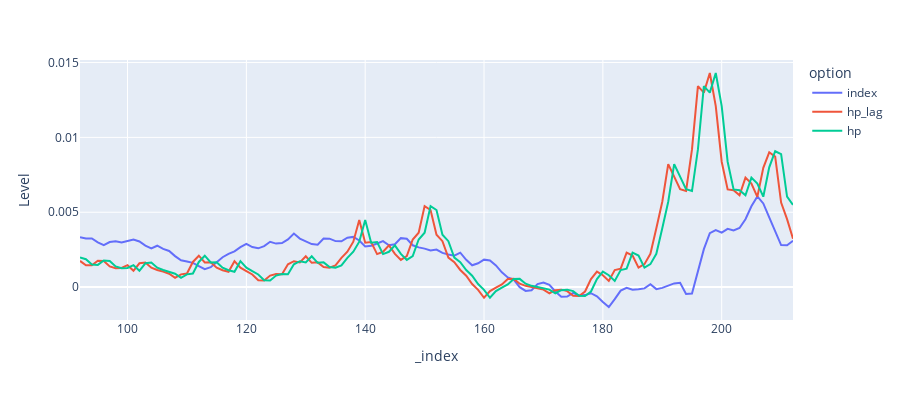

Notebook code for this chart:
### Code cell
data_clean = vt.KalSmoother(data_clean_non_smooth)

clean_main = data_clean
#clean_main = data_clean_non_smooth

fig = px.line(clean_main, color='variable',labels=dict(index="time", value="Level", variable="option"), width=900, height=400)
fig.show()
